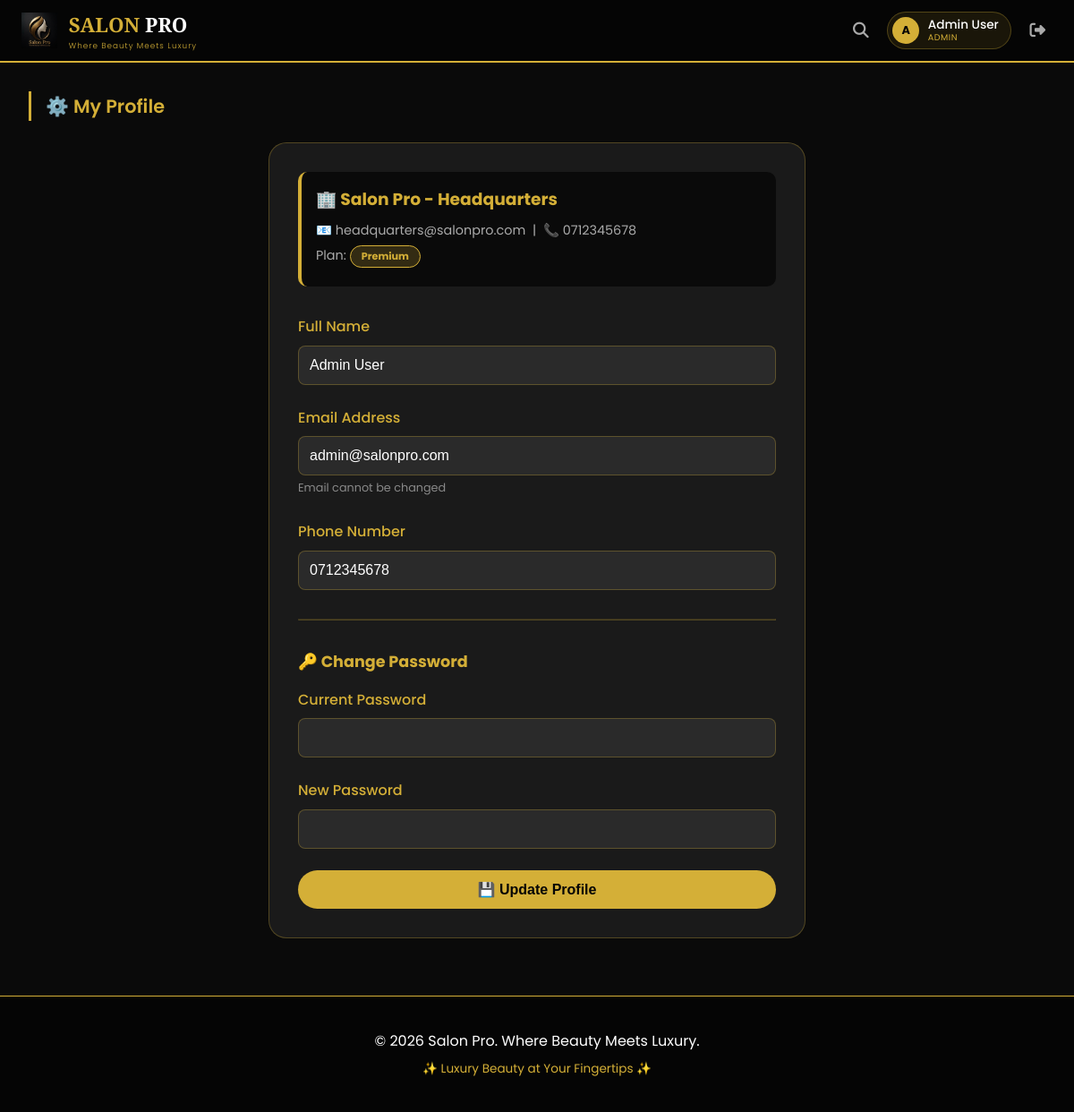
The app's page /admin/profile.php (signed in) with its own data.
### tables this page shows
CREATE TABLE IF NOT EXISTS salons (
    id INT AUTO_INCREMENT PRIMARY KEY,
    salon_name VARCHAR(100) NOT NULL,
    salon_email VARCHAR(100),
    salon_phone VARCHAR(20),
    address TEXT,
    subscription_plan ENUM('basic', 'premium', 'enterprise') DEFAULT 'basic',
    subscription_status ENUM('active', 'expired', 'suspended') DEFAULT 'active',
    subscription_expiry DATE,
    owner_id INT,
    created_at TIMESTAMP DEFAULT CURRENT_TIMESTAMP,
    FOREIGN KEY (owner_id) REFERENCES users(id)
);

CREATE TABLE IF NOT EXISTS users (
    id INT AUTO_INCREMENT PRIMARY KEY,
    full_name VARCHAR(100) NOT NULL,
    email VARCHAR(100) UNIQUE NOT NULL,
    phone VARCHAR(20) NOT NULL,
    password VARCHAR(255) NOT NULL,
    role ENUM('admin', 'staff', 'customer', 'super_admin') DEFAULT 'customer',
    is_active BOOLEAN DEFAULT TRUE,
    salon_id INT,
    created_at TIMESTAMP DEFAULT CURRENT_TIMESTAMP
);

### admin/profile.php (the view, shortened to what this page needs)
<?php
require_once '../config/database.php';
$admin_id = $_SESSION['user_id'];
$query = "SELECT * FROM users WHERE id = $admin_id";
$result = mysqli_query($conn, $query);
$admin = mysqli_fetch_assoc($result);
$salon_query = "SELECT * FROM salons WHERE id = {$admin['salon_id']}";
$salon_result = mysqli_query($conn, $salon_query);
$salon = mysqli_fetch_assoc($salon_result);
include '../includes/header.php';
?>
<div class="main-content">
    <h1 class="section-title">⚙️ My Profile</h1>
    <div class="profile-container">
        <div class="salon-info-box">
            <h3>🏢 <?php echo htmlspecialchars($salon['salon_name']); ?></h3>
            <p>📧 <?php echo htmlspecialchars($salon['salon_email']); ?> &nbsp;|&nbsp; 📞 <?php echo htmlspecialchars($salon['salon_phone']); ?></p>
            <p>Plan: <span class="plan-badge plan-<?php echo $salon['subscription_plan']; ?>">
                <?php echo ucfirst($salon['subscription_plan']); ?>
            </span></p>
        </div>
        <form method="POST">
            <div class="form-group">
                <label>Full Name</label>
                <input type="text" name="full_name" class="form-control" value="<?php echo htmlspecialchars($admin['full_name']); ?>" required>
            </div>
            <div class="form-group">
                <label>Email Address</label>
                <input type="email" class="form-control" value="<?php echo htmlspecialchars($admin['email']); ?>" disabled>
                <small>Email cannot be changed</small>
            </div>
            <div class="form-group">
                <label>Phone Number</label>
                <input type="tel" name="phone" class="form-control" value="<?php echo htmlspecialchars($admin['phone']); ?>" required>
            </div>
            <hr>
            <h3 class="sub-title">🔑 Change Password</h3>
            <div class="form-group">
                <label>Current Password</label>
                <input type="password" name="current_password" class="form-control">
            </div>
            <div class="form-group">
                <label>New Password</label>
                <input type="password" name="new_password" class="form-control">
            </div>
            <button type="submit" class="btn-primary">💾 Update Profile</button>
        </form>
    </div>
</div>
<?php include '../includes/footer.php'; ?>

### assets/css/style.css (style rules this page uses)
:root { --bg-primary: #0B0B0B; --bg-secondary: #111111; --bg-card: #1A1A1A; --bg-panel: #0E0E0E; --bg-input: #1E1E1E; --emerald: #0F9D58; --emerald-light: #1ABC9C; --emerald-dark: #0B7A3E; --emerald-bg: rgba(15, 157, 88, 0.15); --emerald-border: rgba(15, 157, 88, 0.3); --gold: #D4AF37; --gold-light: #F0D878; --gold-dark: #A3831F; --gold-bg: rgba(212, 175, 55, 0.15); --gold-border: rgba(212, 175, 55, 0.3); --text-primary: #F5F5F5; --text-secondary: #B8B2A0; --text-muted: #7A7568; --success: #28A745; --danger: #E0554A; --warning: #E0A63C; --info: #4A90D9; --border-color: rgba(212, 175, 55, 0.2); --border-emerald: rgba(15, 157, 88, 0.3); --shadow-gold: 0 4px 20px rgba(212, 175, 55, 0.15); --shadow-emerald: 0 4px 20px rgba(15, 157, 88, 0.2); }
* { margin: 0; padding: 0; box-sizing: border-box; }
body { font-family: 'Poppins', 'Segoe UI', Tahoma, Geneva, Verdana, sans-serif; background: var(--bg-primary); color: var(--text-primary); line-height: 1.6; }
.btn-primary { background: var(--emerald); color: var(--bg-primary); }
.form-group { margin-bottom: 1.5rem; }
.form-group label { display: block; margin-bottom: 0.5rem; color: var(--gold); font-weight: 500; }
.form-control { width: 100%; padding: 12px 16px; background: var(--bg-input); border: 1px solid rgba(212, 175, 55, 0.2); border-radius: 8px; color: var(--text-primary); font-size: 1rem; transition: all 0.3s; }
.form-control::placeholder { color: var(--text-muted); }
.plan-badge { display: inline-block; padding: 4px 12px; border-radius: 20px; font-size: 0.7rem; font-weight: bold; }
.plan-premium { background: rgba(212, 175, 55, 0.2); color: var(--gold); border: 1px solid var(--gold); }

### includes/header.php (style rules this page uses)
* { margin: 0; padding: 0; box-sizing: border-box; }
body { font-family: 'Poppins', sans-serif; background: #0a0a0a; color: #ffffff; line-height: 1.6; }

### admin/profile.php (style rules this page uses)
.main-content { padding: 2rem; background: #0a0a0a; min-height: 100vh; }
.section-title { color: #d4af37; font-size: 1.3rem; font-weight: 600; margin-bottom: 1.5rem; border-left: 3px solid #d4af37; padding-left: 1rem; }
.profile-container { max-width: 600px; margin: 0 auto; background: #1a1a1a; border-radius: 20px; padding: 2rem; border: 1px solid rgba(212, 175, 55, 0.3); }
.salon-info-box { background: #0a0a0a; padding: 1rem; border-radius: 10px; margin-bottom: 2rem; border-left: 4px solid #d4af37; }
.salon-info-box h3 { color: #d4af37; margin-bottom: 0.5rem; }
.salon-info-box p { color: #aaa; font-size: 0.9rem; margin: 0.3rem 0; }
.plan-badge { display: inline-block; padding: 3px 12px; border-radius: 20px; font-size: 0.7rem; font-weight: bold; }
.plan-premium { background: rgba(212, 175, 55, 0.2); color: #d4af37; border: 1px solid #d4af37; }
.form-group { margin-bottom: 1.5rem; }
.form-group label { display: block; margin-bottom: 0.5rem; color: #d4af37; font-weight: 500; }
.form-control { width: 100%; padding: 12px; background: #2a2a2a; border: 1px solid rgba(212, 175, 55, 0.3); border-radius: 8px; color: white; font-size: 1rem; }
.btn-primary { width: 100%; padding: 12px; background: #d4af37; color: #050505; border: none; border-radius: 50px; font-size: 1rem; font-weight: 600; cursor: pointer; transition: all 0.3s; }
hr { border-color: rgba(212, 175, 55, 0.3); margin: 2rem 0; }
.sub-title { color: #d4af37; font-size: 1.1rem; margin-bottom: 1rem; }
small { color: #888; font-size: 0.8rem; }

### records on screen
salons: salon_name "Salon Pro - Headquarters", salon_email "headquarters@salonpro.com", salon_phone "0712345678", subscription_plan "Premium"
users: full_name "Admin User", email "admin@salonpro.com", phone "0712345678"

### other values on screen
substr($user_name, 0, 1) "A"
$user_name "Admin User"
str_replace('_', ' ', $user_role) "ADMIN"
